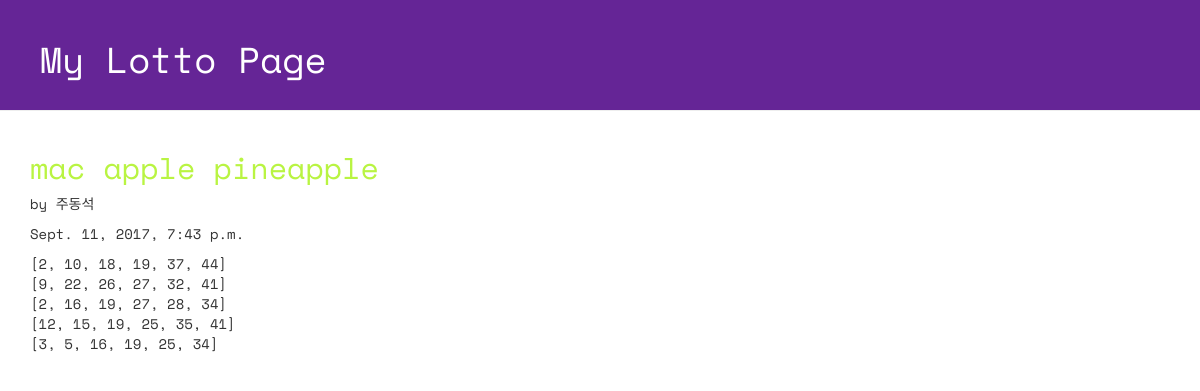
Screenshot of /lotto/1/detail/ with the database file from the repository.
### lotto/models.py (models this page shows, shortened)
class GuessNumbers(models.Model):
    name = models.CharField(max_length = 24)
    lottos = models.CharField(max_length = 255, default = '[1,2,3,4,5,6]')
    text = models.CharField(max_length = 255)
    num_lotto = models.IntegerField(default = 5)
    update_date = models.DateTimeField()

### lotto/views.py (the view)
# urls.py: url(r'^lotto/(?P<lottokey>[0-9]+)/detail/$', views.detail, name='detail'),
def detail(request, lottokey):
    lotto = GuessNumbers.objects.get(pk = lottokey)
    return render(request, "lotto/detail.html", {"lotto":lotto})

### lotto/templates/lotto/detail.html (shortened to what this page needs)
<!DOCTYPE html>
{% load staticfiles %}
<html lang="ko">
<head>
  <link rel="stylesheet" href="//maxcdn.bootstrapcdn.com/bootstrap/3.2.0/css/bootstrap.min.css">
  <link rel="stylesheet" href="//maxcdn.bootstrapcdn.com/bootstrap/3.2.0/css/bootstrap-theme.min.css">
  <link rel="stylesheet" href="{% static 'css/style.css'%}">
</head>
<body>
  <div class="page-header">
  <h1>My Lotto Page</h1>
  </div>
  <div class="container lotto">
    <h2>{{lotto.text}}</h2>
    <p> by {{lotto.name}}</p>
    <p> {{lotto.update_date}}</p>
    <p> {{lotto.lottos|linebreaksbr}}</p>
  </div>
</body>
</html>

### lotto/static/css/style.css (style rules this page uses)
.page-header { background-color: #652596; margin-top: 0; padding: 20px 20px 20px 40px; font-family: 'Space Mono', monospace; }
.page-header h1 { color: #FFFFFF; }
.container { font-family: 'Space Mono', monospace; }
.container h2 { color: #b9f442; }

### rows the page displays
GuessNumbers: text "mac apple pineapple", name "주동석", update_date "Sept. 11, 2017, 7:43 p.m.", lottos "[2, 10, 18, 19, 37, 44] [9, 22, 26, 27, 32, 41] [2, 16, 19, 27, 28, 34] [12, 15, 19, 25, 35, 41] [3, 5, 16, 19, 25, 34]"
